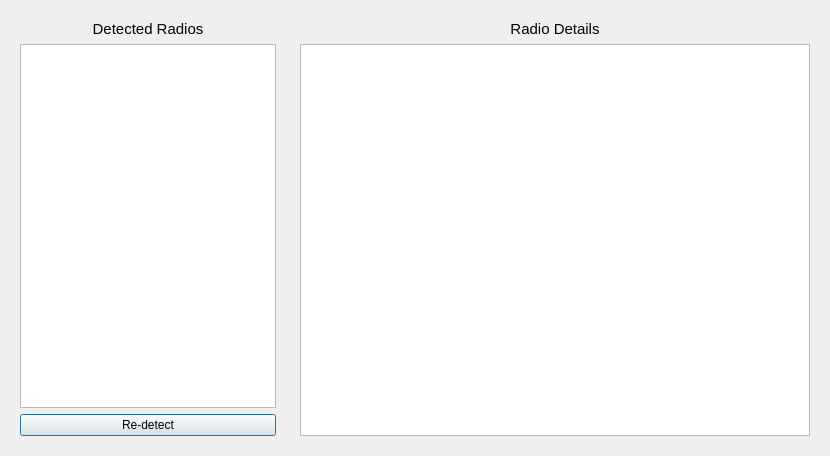
<?xml version="1.0" encoding="UTF-8"?>
<ui version="4.0">
 <class>RadioSettings</class>
 <widget class="QDialog" name="RadioSettings">
  <property name="geometry">
   <rect>
    <x>0</x>
    <y>0</y>
    <width>830</width>
    <height>456</height>
   </rect>
  </property>
  <property name="windowTitle">
   <string>Dialog</string>
  </property>
  <layout class="QHBoxLayout" name="horizontalLayout">
   <item>
    <widget class="QWidget" name="wgtRadioDetect" native="true">
     <layout class="QVBoxLayout" name="verticalLayout">
      <item>
       <widget class="QLabel" name="lbldetectedradios">
        <property name="font">
         <font>
          <pointsize>11</pointsize>
         </font>
        </property>
        <property name="text">
         <string>Detected Radios</string>
        </property>
        <property name="alignment">
         <set>Qt::AlignCenter</set>
        </property>
       </widget>
      </item>
      <item>
       <widget class="QListWidget" name="lstradios"/>
      </item>
      <item>
       <widget class="QPushButton" name="cmdRedetect">
        <property name="text">
         <string>Re-detect</string>
        </property>
       </widget>
      </item>
     </layout>
    </widget>
   </item>
   <item>
    <widget class="QWidget" name="wgtRadioDetails" native="true">
     <property name="sizePolicy">
      <sizepolicy hsizetype="Preferred" vsizetype="Preferred">
       <horstretch>1</horstretch>
       <verstretch>0</verstretch>
      </sizepolicy>
     </property>
     <layout class="QVBoxLayout" name="verticalLayout_2">
      <item>
       <widget class="QLabel" name="lblRadioDetails">
        <property name="font">
         <font>
          <pointsize>11</pointsize>
         </font>
        </property>
        <property name="text">
         <string>Radio Details</string>
        </property>
        <property name="alignment">
         <set>Qt::AlignCenter</set>
        </property>
       </widget>
      </item>
      <item>
       <widget class="QTextBrowser" name="txtRadioDetails"/>
      </item>
     </layout>
    </widget>
   </item>
  </layout>
 </widget>
 <resources/>
 <connections/>
</ui>
